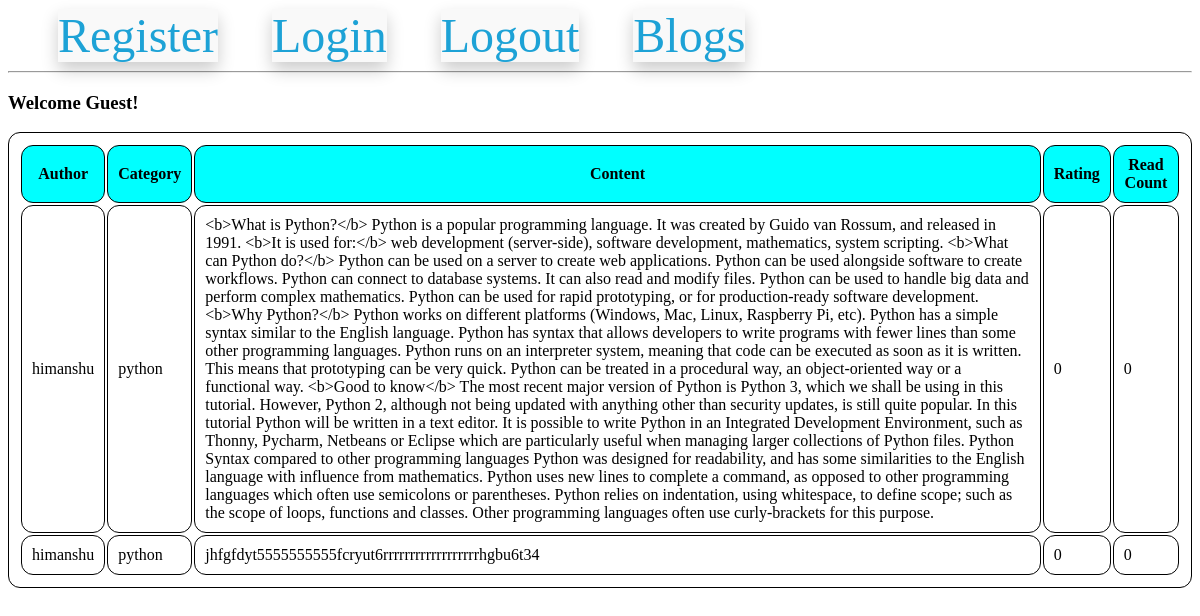
/listAllBlogs, run on an earlier commit of the app's database.
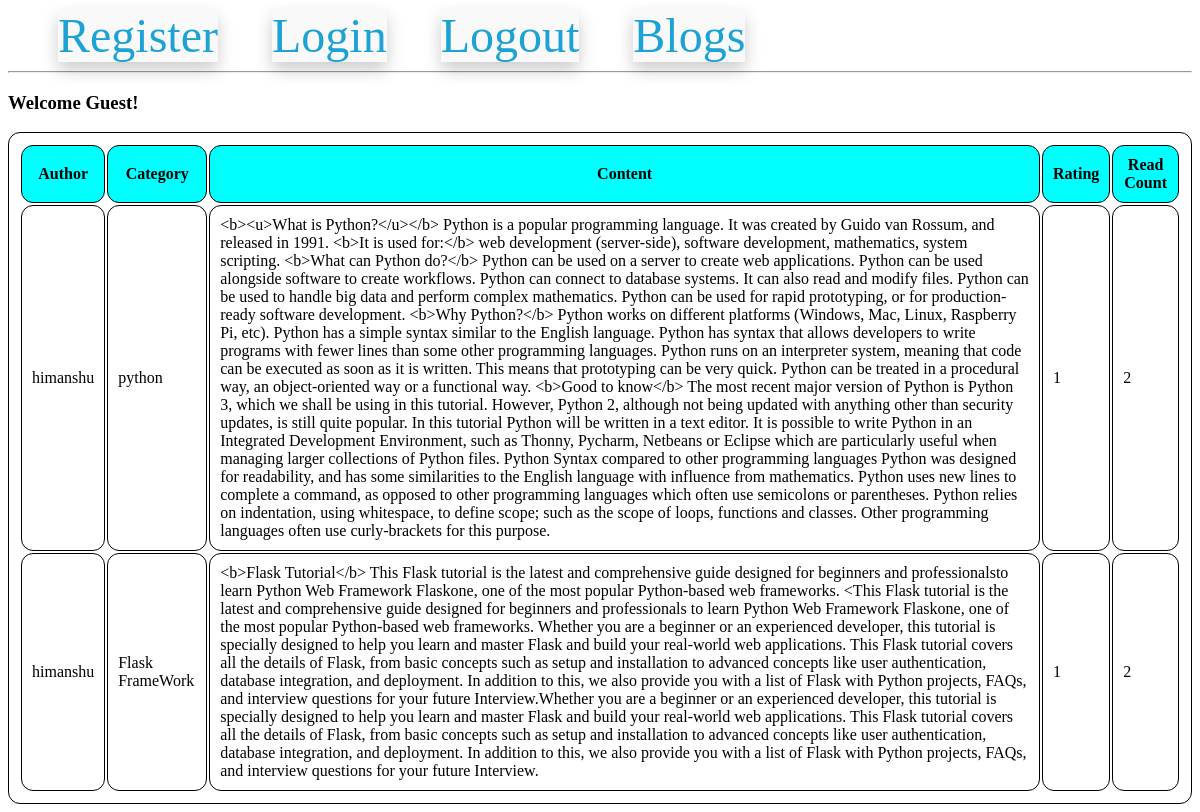
And on a later commit of the database.
### models.py (models this page shows, shortened)
class UserModel(UserMixin, db.Model):
    __tablename__ = "users"
    id = db.Column(db.Integer, primary_key=True)
    email = db.Column(db.String(100), unique=True)
    username = db.Column(db.String(100))
    password_hash = db.Column(db.String(250))

class CategoryMaster(db.Model):
    category_id = db.Column(db.Integer, primary_key=True)
    category_name = db.Column(db.String, nullable=False)
    blogmodel = db.relationship(
        "BlogModel", backref="categorymaster", lazy="select"
    )

class BlogModel(db.Model):
    id = db.Column(db.Integer, primary_key=True)
    category_id = db.Column(
        db.Integer, db.ForeignKey("category_master.category_id"), nullable=False
    )
    blog_user_id = db.Column(db.Integer, db.ForeignKey("users.id"), nullable=False)
    blog_text = db.Column(db.Text, nullable=False)
    blog_creation_date = db.Column(db.DateTime)
    blog_read_count = db.Column(db.Integer, default=0)
    blog_rating_count = db.Column(db.Integer, default=0)

### routes.py (the view)
@app.route('/listAllBlogs')
def list_all_blogs():
    all_blogs = BlogModel.query.all()
    all_users = {user.id: user for user in UserModel.query.all()}  # Create a dictionary for quick access to users by ID
    return render_template('list_all_blogs.html', all_blogs=all_blogs, all_users=all_users, all_categories=global_all_category_name)

### templates/list_all_blogs.html (shortened to what this page needs)
{% extends 'base.html' %}
{% block content %}
{% if current_user.is_anonymous %}
    <h3>Welcome Guest!</h3>
{% else %}
    <h3>Welcome {{ current_user.username }}!</h3>
{% endif %}
<table>
    <thead>
        <tr>
            <th>Author</th>
            <th>Category</th>
            <th>Content</th>
            <th>Rating</th>
            <th>Read Count</th>
        </tr>
    </thead>
    <tbody>
        {% for blog in all_blogs %}
        <tr>
            <td>{{ all_users[blog.blog_user_id].username }}</td>
            <td>{{ all_categories[blog.category_id - 1] }}</td>
            {% if current_user.is_authenticated %}
               <td><a href="{{ url_for('blog_detail', blog_id=blog.id, username=all_users[blog.blog_user_id].username, category=all_categories[blog.category_id - 1]) }}">{{ blog.blog_text }}</a></td>
            {% else %}
               <td>{{ blog.blog_text }}</td>
            {% endif %}
            <td>{{ blog.blog_rating_count }}</td>
            <td>{{ blog.blog_read_count }}</td>
        </tr>
        {% endfor %}
    </tbody>
</table>
{% endblock %}

### templates/base.html (shortened to what this page needs)
<!DOCTYPE html>
<html lang="en">
<head>
</head>
<body>
    <nav>
        <a href="{{ url_for('register') }}">Register</a>
        <a href="{{ url_for('login') }}">Login</a>
        <a href="{{ url_for('logout') }}">Logout</a>
        <a href="{{ url_for('blogs') }}">Blogs</a>
    </nav>
    <hr>
    <div class="content">
        {% block content %}
        {% endblock %}
    </div>
</body>
</html>

### templates/base.html (style rules this page uses)
nav a { color: #1da2d6; font-size: 3em; margin-left: 50px; text-decoration: none; box-shadow: 0px 8px 16px 0px rgba(0, 0, 0, 0.2); z-index: 1; background-color: #f9f9f9; }

### templates/list_all_blogs.html (style rules this page uses)
th { background-color: aqua; }
table, th, td { border: 1px solid black; border-radius: 12px; padding: 10px; }

What changed in the data, as far as the page shows it:
removed BlogModel: {{ all_users[blog.blog_user_id].username }} "himanshu", {{ all_categories[blog.category_id - 1] }} "python", blog_text "jhfgfdyt5555555555fcryut6rrrrrrrrrrrrrrrrrrhgbu6t34", blog_rating_count "0", blog_read_count "0"
changed BlogModel: blog_text "<b>What is Python?</b> Python is a popular…" → "<b><u>What is Python?</u></b> Python is a popular…"; blog_rating_count "0" → "1"; blog_read_count "0" → "2"
added BlogModel: {{ all_users[blog.blog_user_id].username }} "himanshu", blog_text "<b>Flask Tutorial</b> This Flask tutorial is the latest and comprehensive guide designed for beginners and professionalsto learn Python Web Framework Flaskone, one of the most popular Python-based web frameworks. <This Flask tutorial is the latest and comprehensive guide designed for beginners and professionals to learn Python Web Framework Flaskone, one of the most popular Python-based web frameworks. Whether you are a beginner or an experienced developer, this tutorial is specially designed to help you learn and master Flask and build your real-world web applications. This Flask tutorial covers all the details of Flask, from basic concepts such as setup and installation to advanced…", blog_rating_count "1", blog_read_count "2"
now on this page (row unchanged): CategoryMaster: category_name "Flask FrameWork"
